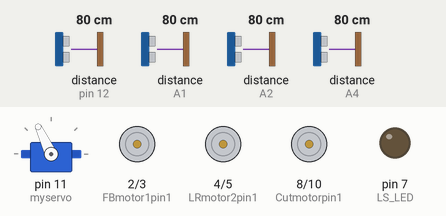
Recording of a sketch running on a simulated Arduino Uno, built with avr-gcc and run on an emulated ATmega328P. Shown: servo, motor-driver pin pairs drawn as motors (green arrow = first pin HIGH = forward, orange = second pin HIGH = backward, longer = more drive, scaled by the enable pin), output pins drawn as LEDs (lit = HIGH). Wiring (inferred from the names in the program): 3 × ultrasonic range finder: trigger pin 13, echo pin 12 / trigger A3, echo A2 / trigger A5, echo A4. The test bench sets the inputs (shaded band); at power-on: distance to the obstacle (sensors on pin 12, A1, A2, A4) 80 cm. The echo pulse lasts 58.3 µs per cm; pins used as bus, display or sensor lines are not drawn.

Above: at 3.9 s.
4.0 s: distance to the obstacle (sensor on pin 12) set to 68 cm
At 4.8 s:
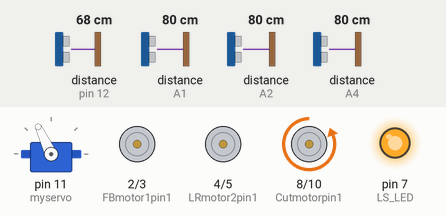
At 5.8 s:
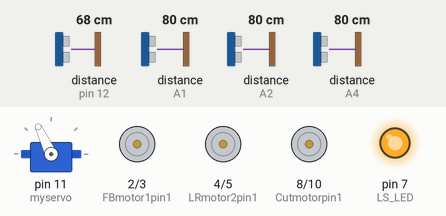
7.0 s: distance to the obstacle (sensor on A1) set to 18 cm
9.5 s: distance to the obstacle (sensor on A1) set to 14 cm
At 13.5 s:
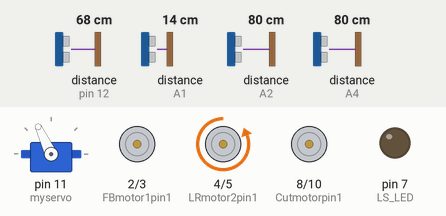
Timing chart, 0 to 21.5 s (numbered marks = the images above; inputs shaded):
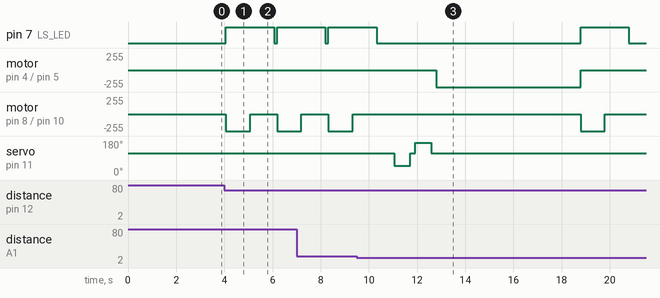

The sketch:

Weedwacker.ino
```cpp
#include <AFMotor.h>
#include <ezButton.h>

//ARDUINO OBSTACLE AVOIDING CAR//
// Before uploading the code you have to install the necessary library//
//AFMotor Library https://learn.adafruit.com/adafruit-motor-shield/library-install //
//NewPing Library https://github.com/livetronic/Arduino-NewPing//
//Servo Library https://github.com/arduino-libraries/Servo.git //
// To Install the libraries go to sketch >> Include Library >> Add .ZIP File >> Select the Downloaded ZIP files From the Above links //

#include <NewPing.h>
#include <Servo.h>

#define TRIG_PIN A0
#define ECHO_PIN A1
#define TRIG_PIN_A A3
#define ECHO_PIN_A A2
#define TRIG_PIN_B A5
#define ECHO_PIN_B A4                 // CHANGE
#define TRIG_PIN_C 13
#define ECHO_PIN_C 12
#define MAX_DISTANCE 200
#define MAX_SPEED 190 // sets speed of DC  motors
#define MAX_SPEED_OFFSET 20

NewPing sonar(TRIG_PIN, ECHO_PIN, MAX_DISTANCE);


Servo myservo;

boolean goesForward=false;
int distance = 100;
int minDelta = 5;         // cm
int speedSet = 0;
int FBmotor1pin1 = 2;
int FBmotor1pin2 = 3;
int LRmotor2pin1 = 4;
int LRmotor2pin2 = 5;
int LS_LED = 7;
int enFB = 9;            // no speed control needed for LR
long duration;
long distance_A_zero;
long distance_B_zero;
long distance_C_zero;
long distance_A_new;
long distance_B_new;
long distance_C_new;
long deltaA;
long deltaB;
long deltaC;
long delta;
int Cutmotorpin1 = 8;
int Cutmotorpin2 = 10;

void setup() {

  pinMode(TRIG_PIN_A, OUTPUT); // Sets the trigPin as an OUTPUT
  pinMode(ECHO_PIN_A, INPUT); // Sets the echoPin as an INPUT
  pinMode(TRIG_PIN_B, OUTPUT); // Sets the trigPin as an OUTPUT
  pinMode(ECHO_PIN_B, INPUT); // Sets the echoPin as an INPUT
  pinMode(TRIG_PIN_C, OUTPUT); // Sets the trigPin as an OUTPUT
  pinMode(ECHO_PIN_C, INPUT); // Sets the echoPin as an INPUT
  digitalWrite(TRIG_PIN_A, LOW);
  delayMicroseconds(2);
  digitalWrite(TRIG_PIN_A, HIGH);
  delayMicroseconds(10);
  digitalWrite(TRIG_PIN_A, LOW);
  duration = pulseIn(ECHO_PIN_A, HIGH);
  distance_A_zero = duration * 0.034 / 2;
  digitalWrite(TRIG_PIN_B, LOW);
  delayMicroseconds(2);
  digitalWrite(TRIG_PIN_B, HIGH);
  delayMicroseconds(10);
  digitalWrite(TRIG_PIN_B, LOW);
  duration = pulseIn(ECHO_PIN_B, HIGH);
  distance_B_zero = duration * 0.034 / 2;
  digitalWrite(TRIG_PIN_C, LOW);
  delayMicroseconds(2);
  digitalWrite(TRIG_PIN_C, HIGH);
  delayMicroseconds(10);
  digitalWrite(TRIG_PIN_C, LOW);
  duration = pulseIn(ECHO_PIN_C, HIGH);
  distance_C_zero = duration * 0.034 / 2;

  myservo.attach(11);           //Servo pwm attached to pin 11
  pinMode(FBmotor1pin1, OUTPUT);
  pinMode(FBmotor1pin2, OUTPUT);
  pinMode(LRmotor2pin1, OUTPUT);
  pinMode(LRmotor2pin2, OUTPUT);
  pinMode(Cutmotorpin1, OUTPUT);
  pinMode(Cutmotorpin2, OUTPUT);
  pinMode(LS_LED, OUTPUT);
  pinMode(enFB, OUTPUT);
  myservo.write(115);
  delay(2000);
  distance = readPing();
  delay(100);
  distance = readPing();
  delay(100);
  distance = readPing();
  delay(100);
  distance = readPing();
  delay(100);
  //Serial.begin(9600); // // Serial Communication is starting with 9600 of baudrate speed

}

void loop() {
 int distanceR = 0;
 int distanceL =  0;
 delay(40);

 if(distance<=15)
 {
  moveStop();
  delay(100);
  moveBackward();
  delay(300);
  moveStop();
  delay(200);
  distanceR = lookRight();
  delay(200);
  distanceL = lookLeft();
  delay(200);

  if(distanceR>=distanceL)
  {
    turnRight();
    moveStop();
  }else
  {
    turnLeft();
    moveStop();
  }
 }else
 {
  moveForward();
 }

 if(delta > minDelta){
   digitalWrite(LS_LED,HIGH);
   moveStop();
   Cut();
   delay(1000);
   digitalWrite(LS_LED,LOW);
   moveForward();}
 distance = readPing();
 int delta = ScanGround();
}

int lookRight()
{
    myservo.write(50);                 // right
    delay(500);
    int distance = readPing();
    delay(100);
    myservo.write(115);                 //neutral
    return distance;
}

int lookLeft()
{
    myservo.write(170);                 //left
    delay(500);
    int distance = readPing();
    delay(100);
    myservo.write(115);
    return distance;
    delay(100);
}

int readPing() {
  delay(70);
  int cm = sonar.ping_cm();
  if(cm==0)
  {
    cm = 250;
  }
  return cm;
}

int ScanGround() {
  digitalWrite(TRIG_PIN_A, LOW);
  delayMicroseconds(2);
  digitalWrite(TRIG_PIN_A, HIGH);
  delayMicroseconds(10);
  digitalWrite(TRIG_PIN_A, LOW);
  duration = pulseIn(ECHO_PIN_A, HIGH);
  distance_A_new = duration * 0.034 / 2;
  deltaA = distance_A_zero - distance_A_new;    // positive indicates object closer

  digitalWrite(TRIG_PIN_B, LOW);
  delayMicroseconds(2);
  digitalWrite(TRIG_PIN_B, HIGH);
  delayMicroseconds(10);
  digitalWrite(TRIG_PIN_B, LOW);
  duration = pulseIn(ECHO_PIN_B, HIGH);
  distance_B_new = duration * 0.034 / 2;
  deltaB = distance_B_zero - distance_B_new;    // positive indicates object closer

  digitalWrite(TRIG_PIN_C, LOW);
  delayMicroseconds(2);
  digitalWrite(TRIG_PIN_C, HIGH);
  delayMicroseconds(10);
  digitalWrite(TRIG_PIN_C, LOW);
  duration = pulseIn(ECHO_PIN_C, HIGH);
  distance_C_new = duration * 0.034 / 2;
  deltaC = distance_C_zero - distance_C_new;    // positive indicates object closer

  delta = max(deltaA,deltaB);
  delta = max(delta, deltaC);
}


void moveStop() {
   digitalWrite(FBmotor1pin1, LOW);
   digitalWrite(FBmotor1pin2, LOW);
  }

void moveForward() {

// if(!goesForward)
//  {
    //goesForward=true;
   digitalWrite(FBmotor1pin1, HIGH);
   digitalWrite(FBmotor1pin2, LOW);
//   for (speedSet = 0; speedSet < MAX_SPEED; speedSet +=2) // slowly bring the speed up to avoid loading down the batteries too quickly
//   {
//    analogWrite(enFB,speedSet);
//    delay(5);
//   }
//  }
}

void moveBackward() {
    goesForward=false;
   digitalWrite(FBmotor1pin1, LOW);
   digitalWrite(FBmotor1pin2, HIGH);
//  for (speedSet = 0; speedSet < MAX_SPEED; speedSet +=2) // slowly bring the speed up to avoid loading down the batteries too quickly
//  {
//    analogWrite(enFB,speedSet);
//    delay(5);
//  }
}

void turnRight() {
   digitalWrite(LRmotor2pin1, LOW);
   digitalWrite(LRmotor2pin2, HIGH);
   digitalWrite(FBmotor1pin1, LOW);
   digitalWrite(FBmotor1pin2, HIGH);     // PULSE!!!
   delay(1000);
   moveStop();
   delay(500);
   digitalWrite(LRmotor2pin1, LOW);
   digitalWrite(LRmotor2pin2, HIGH);
   digitalWrite(FBmotor1pin1, LOW);
   digitalWrite(FBmotor1pin2, HIGH);     // PULSE!!!
   delay(1000);
   moveStop();
   delay(500);
   digitalWrite(LRmotor2pin1, LOW);
   digitalWrite(LRmotor2pin2, HIGH);
   digitalWrite(FBmotor1pin1, LOW);
   digitalWrite(FBmotor1pin2, HIGH);     // PULSE!!!
   delay(1000);
   moveStop();
   delay(500);
   digitalWrite(LRmotor2pin1, LOW);
   digitalWrite(LRmotor2pin2, HIGH);
   digitalWrite(FBmotor1pin1, LOW);
   digitalWrite(FBmotor1pin2, HIGH);     // PULSE!!!
   delay(1000);
   moveStop();
   delay(500);

   digitalWrite(LRmotor2pin1, LOW);
   digitalWrite(LRmotor2pin2, LOW);
}

void turnLeft() {
   digitalWrite(LRmotor2pin1, HIGH);
   digitalWrite(LRmotor2pin2, LOW);
   digitalWrite(FBmotor1pin1, LOW);
   digitalWrite(FBmotor1pin2, HIGH);
   delay(1000);
   moveStop();
   delay(500);
   digitalWrite(LRmotor2pin1, HIGH);
   digitalWrite(LRmotor2pin2, LOW);
   digitalWrite(FBmotor1pin1, LOW);
   digitalWrite(FBmotor1pin2, HIGH);
   delay(1000);
   moveStop();
   delay(500);
      digitalWrite(LRmotor2pin1, HIGH);
   digitalWrite(LRmotor2pin2, LOW);
   digitalWrite(FBmotor1pin1, LOW);
   digitalWrite(FBmotor1pin2, HIGH);
   delay(1000);
   moveStop();
   delay(500);
   digitalWrite(LRmotor2pin1, HIGH);
   digitalWrite(LRmotor2pin2, LOW);
   digitalWrite(FBmotor1pin1, LOW);
   digitalWrite(FBmotor1pin2, HIGH);
   delay(1000);
   moveStop();
   delay(500);

  digitalWrite(LRmotor2pin1, LOW);
  digitalWrite(LRmotor2pin2, LOW);
}


void Cut(){
   digitalWrite(Cutmotorpin1, LOW);
   digitalWrite(Cutmotorpin2, HIGH);
   delay(1000);
   digitalWrite(Cutmotorpin1, LOW);
   digitalWrite(Cutmotorpin2, LOW);
}
```

Measured:
- the behaviour switches between 74 and 73 cm on distance to the obstacle (sensor on pin 12) (found by bisection; images 0 and 1)
- the behaviour switches between 16 and 15 cm on distance to the obstacle (sensor on A1) (found by bisection; images 2 and 3)
- after the input at 4.0 s, pin 7 (LS_LED): LOW → HIGH after 0.06 s, → LOW 2.0 s later, → HIGH 0.13 s later; motor on pin 8 (Cutmotorpin1) / pin 10 (Cutmotorpin2): stopped → backward 255/255 after 0.06 s, → stopped 1.0 s later, → backward 255/255 1.1 s later
- after the input at 9.5 s, motor on pin 4 (LRmotor2pin1) / pin 5 (LRmotor2pin2): stopped → backward 255/255 after 3.3 s, → stopped 6.0 s later; servo on pin 11 (myservo): 115° → 50° after 1.5 s, → 115° 0.67 s later, → 170° 0.20 s later, → 115° 0.67 s later
